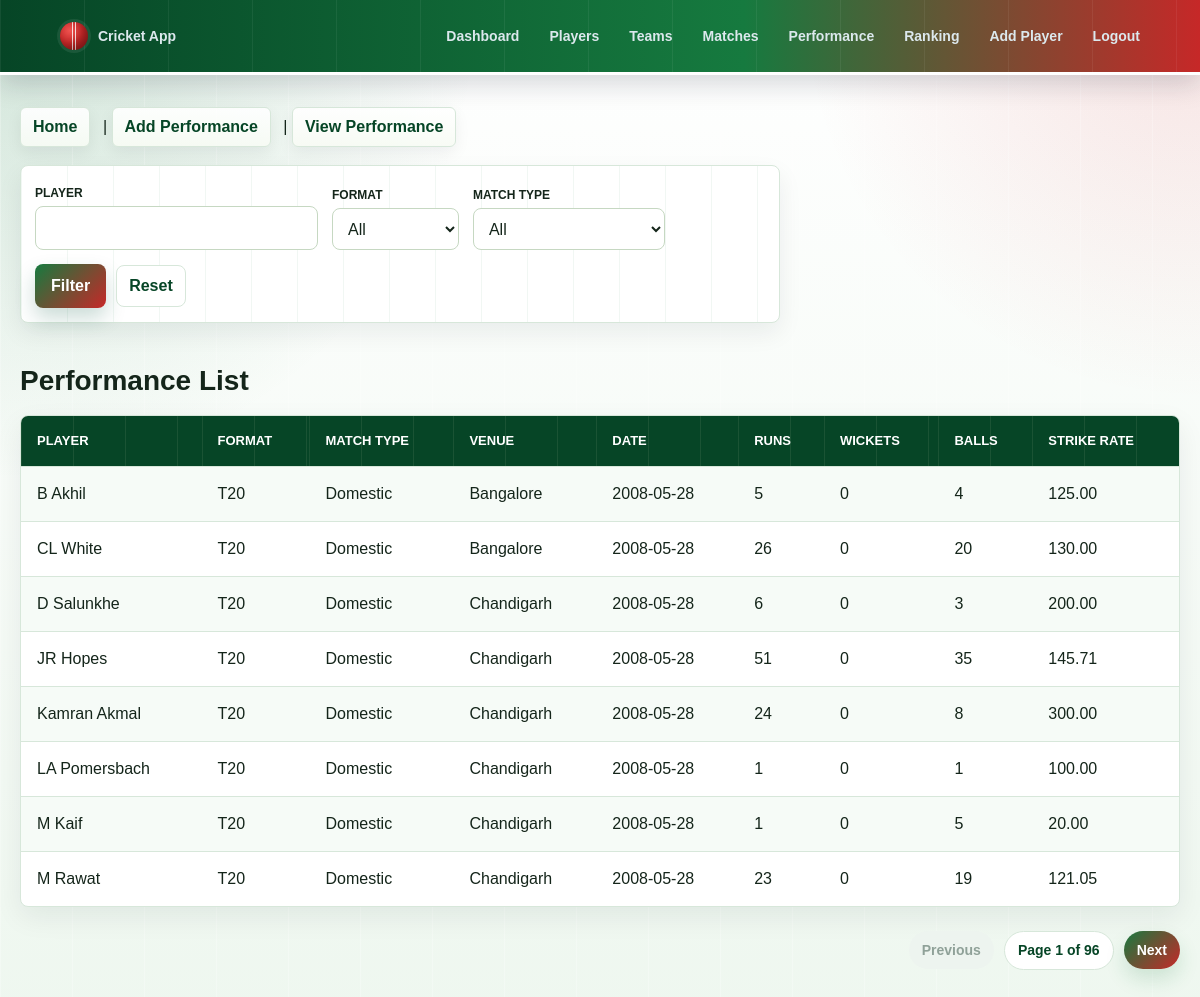
The page /myapp/performance/view.php (signed in) on the database its author committed.
### tables this page shows
CREATE TABLE `Performance` (
  `performance_id` int(11) NOT NULL,
  `player_id` int(11) DEFAULT NULL,
  `match_id` int(11) DEFAULT NULL,
  `runs` int(11) DEFAULT NULL,
  `wickets` int(11) DEFAULT NULL,
  `balls_faced` int(11) DEFAULT NULL
);

CREATE TABLE `Player` (
  `player_id` int(11) NOT NULL,
  `name` varchar(50) DEFAULT NULL,
  `country` varchar(50) DEFAULT NULL,
  `role` varchar(50) DEFAULT NULL
);

CREATE TABLE `Match_Details` (
  `match_id` int(11) NOT NULL,
  `match_date` date DEFAULT NULL,
  `venue` varchar(100) DEFAULT NULL,
  `format` varchar(20) DEFAULT NULL,
  `Match_Type` varchar(20) DEFAULT NULL
);

### myapp/performance/view.php (the view, shortened to what this page needs)
<?php include('../header.php'); ?>
<?php
include('../config/db.php');
include('../pagination.php');
$playerSearch = isset($_GET['player']) ? trim($_GET['player']) : "";
$whereSQL = "";
$perPage = 8;
$page = isset($_GET['page']) ? max(1, (int)$_GET['page']) : 1;
$offset = ($page - 1) * $perPage;
$result = $conn->query("
SELECT
    p.name,
    m.venue,
    m.match_date,
    m.format,
    m.Match_Type,
    pf.runs,
    COALESCE(pf.wickets, 0) AS wickets,
    pf.balls_faced,
    Calculate_Strike_Rate(
        pf.runs,
        pf.balls_faced
    ) AS strike_rate
FROM Performance pf
JOIN Player p
ON pf.player_id = p.player_id
JOIN Match_Details m
ON pf.match_id = m.match_id
$whereSQL
ORDER BY m.match_date DESC, p.name
LIMIT $perPage OFFSET $offset
");
?>
<a href="../index.php">Home</a> |
<?php if ($isAdmin) { ?>
    <a href="add.php">Add Performance</a> |
<?php } ?>
<a href="view.php">View Performance</a>
<form class="filter-bar" method="GET">
    <div class="filter-field search-field">
        <label for="player">Player</label>
        <input
            id="player"
            type="search"
            name="player"
            value="<?php echo htmlspecialchars($playerSearch); ?>"
        >
    </div>
    <div class="filter-field">
        <label for="format_filter">Format</label>
        <select id="format_filter" name="format">
            <option value="">All</option>
        </select>
    </div>
    <div class="filter-field">
        <label for="type_filter">Match Type</label>
        <select id="type_filter" name="type">
            <option value="">All</option>
        </select>
    </div>
    <div class="filter-actions">
        <input type="submit" value="Filter">
        <a href="view.php">Reset</a>
    </div>
</form>
<br>
<h2>Performance List</h2>
<table>
<tr>
    <th>Player</th>
    <th>Format</th>
    <th>Match Type</th>
    <th>Venue</th>
    <th>Date</th>
    <th>Runs</th>
    <th>Wickets</th>
    <th>Balls</th>
    <th>Strike Rate</th>
</tr>
<?php
while ($row = $result->fetch_assoc()) {
    echo "<tr>";
    echo "<td>".$row["name"]."</td>";
    echo "<td>".$row["format"]."</td>";
    echo "<td>".$row["Match_Type"]."</td>";
    echo "<td>".$row["venue"]."</td>";
    echo "<td>".$row["match_date"]."</td>";
    echo "<td>".$row["runs"]."</td>";
    echo "<td>".$row["wickets"]."</td>";
    echo "<td>".$row["balls_faced"]."</td>";
    echo "<td>".$row["strike_rate"]."</td>";
    echo "</tr>";
}
?>
</table>
<?php include('../footer.php'); ?>

### myapp/style.css (style rules this page uses)
:root { --bg: #eef7ef; --panel: #ffffff; --panel-soft: #f6fbf7; --ink: #14251a; --muted: #607466; --line: #d7e7da; --brand: #167a3f; --brand-dark: #064526; --brand-soft: #e5f7e9; --pitch: #2f9b55; --pitch-dark: #0d5d32; --ball: #c62828; --ball-dark: #8b1515; --cream: #ffffff; --accent: #c62828; --danger: #b71c1c; --shadow: 0 18px 45px rgba(15, 23, 42, 0.1); --shadow-soft: 0 10px 28px rgba(15, 23, 42, 0.07); }
* { box-sizing: border-box; }
html { min-height: 100%; }
body { margin: 0; min-height: 100vh; color: var(--ink); font-family: Arial, Helvetica, sans-serif; line-height: 1.5; background: linear-gradient(90deg, rgba(255, 255, 255, 0.24) 1px, transparent 1px), radial-gradient(circle at top left, rgba(22, 122, 63, 0.2), transparent 30rem), radial-gradient(circle at top right, rgba(198, 40, 40, 0.13), transparent 25rem), linear-gradient(180deg, #ffffff 0%, var(--bg) 100%); background-size: 72px 72px, auto, auto, auto; }
h1, h2 { margin: 0 0 18px; color: var(--ink); line-height: 1.15; }
h2 { font-size: clamp(20px, 2.4vw, 28px); }
a { color: var(--brand); font-weight: 700; text-decoration: none; }
.page-shell > hr + a, .page-shell > hr + a + a, .page-shell > hr + a + a + a, .page-shell > hr + a + a + a + a { display: inline-flex; align-items: center; min-height: 36px; margin: 0 8px 18px 0; padding: 7px 12px; border: 1px solid var(--line); border-radius: 6px; color: var(--brand-dark); background: linear-gradient(180deg, rgba(255, 255, 255, 0.92), rgba(247, 251, 244, 0.92)); box-shadow: 0 6px 16px rgba(15, 23, 42, 0.06); }
form { width: min(100%, 460px); margin: 0 0 24px; padding: 22px; border: 1px solid var(--line); border-radius: 8px; background: rgba(255, 255, 255, 0.92); box-shadow: var(--shadow); }
form[method="GET"] { width: min(100%, 760px); display: flex; align-items: end; gap: 14px; flex-wrap: wrap; box-shadow: 0 10px 25px rgba(15, 23, 42, 0.07); }
.filter-bar { width: 100%; display: grid; grid-template-columns: minmax(220px, 1.4fr) repeat(3, minmax(140px, 1fr)) auto; gap: 12px; align-items: end; margin: 0 0 18px; padding: 14px; border: 1px solid var(--line); border-radius: 8px; background: linear-gradient(90deg, rgba(22, 122, 63, 0.06) 1px, transparent 1px), #ffffff; background-size: 46px 100%, auto; box-shadow: none; }
.filter-field label { margin-bottom: 4px; font-size: 12px; text-transform: uppercase; }
.filter-field input, .filter-field select { margin: 0; }
.filter-actions { display: flex; align-items: center; gap: 10px; }
.filter-actions input[type="submit"] { min-height: 42px; margin: 0; }
.filter-actions a { display: inline-flex; align-items: center; min-height: 42px; padding: 8px 12px; border: 1px solid var(--line); border-radius: 8px; color: var(--brand-dark); background: #ffffff; }
label { display: inline-block; margin-bottom: 6px; color: var(--ink); font-weight: 700; }
input, select { width: 100%; min-height: 42px; margin: 6px 0 16px; padding: 9px 11px; border: 1px solid #c6d8c2; border-radius: 8px; color: var(--ink); background: #ffffff; font: inherit; }
button, input[type="submit"] { width: auto; min-height: 42px; margin: 4px 0 0; padding: 10px 16px; border: 0; border-radius: 8px; color: #ffffff; background: linear-gradient(135deg, var(--brand), var(--ball)); cursor: pointer; font-weight: 800; box-shadow: 0 10px 20px rgba(17, 97, 73, 0.22); }
table { width: 100%; margin: 8px 0 24px; border-collapse: separate; border-spacing: 0; overflow: hidden; border: 1px solid var(--line); border-radius: 8px; background: var(--panel); box-shadow: var(--shadow-soft); }
th, td { padding: 15px 16px; border: 0; border-bottom: 1px solid var(--line); text-align: left; vertical-align: middle; }
th { color: #ffffff; background: linear-gradient(90deg, rgba(255, 247, 220, 0.08) 1px, transparent 1px), #064526; background-size: 52px 100%, auto; font-size: 13px; letter-spacing: 0; text-transform: uppercase; }
tr:nth-child(even) td { background: var(--panel-soft); }
tr:last-child td { border-bottom: 0; }

### rows shown on the page
performance: player.name "B Akhil", match.format "T20", match.Match_Type "Domestic", match.venue "Bangalore", match.match_date "2008-05-28", runs "5", wickets "0", balls_faced "4", strike_rate "125.00"
performance: player.name "CL White", match.format "T20", match.Match_Type "Domestic", match.venue "Bangalore", match.match_date "2008-05-28", runs "26", wickets "0", balls_faced "20", strike_rate "130.00"
performance: player.name "D Salunkhe", match.format "T20", match.Match_Type "Domestic", match.venue "Chandigarh", match.match_date "2008-05-28", runs "6", wickets "0", balls_faced "3", strike_rate "200.00"
performance: player.name "JR Hopes", match.format "T20", match.Match_Type "Domestic", match.venue "Chandigarh", match.match_date "2008-05-28", runs "51", wickets "0", balls_faced "35", strike_rate "145.71"
performance: player.name "Kamran Akmal", match.format "T20", match.Match_Type "Domestic", match.venue "Chandigarh", match.match_date "2008-05-28", runs "24", wickets "0", balls_faced "8", strike_rate "300.00"
performance: player.name "LA Pomersbach", match.format "T20", match.Match_Type "Domestic", match.venue "Chandigarh", match.match_date "2008-05-28", runs "1", wickets "0", balls_faced "1", strike_rate "100.00"
performance: player.name "M Kaif", match.format "T20", match.Match_Type "Domestic", match.venue "Chandigarh", match.match_date "2008-05-28", runs "1", wickets "0", balls_faced "5", strike_rate "20.00"
performance: player.name "M Rawat", match.format "T20", match.Match_Type "Domestic", match.venue "Chandigarh", match.match_date "2008-05-28", runs "23", wickets "0", balls_faced "19", strike_rate "121.05"

### other values the page prints
$currentPage "1"
$totalPages "96"
